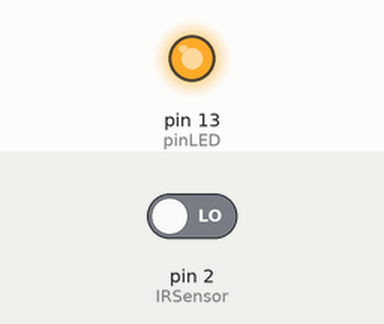
This sketch was run on a simulated Arduino Uno, built with avr-gcc and run on an emulated ATmega328P. Shown: output pins drawn as LEDs (lit = HIGH). The inputs (shaded band) are chosen by the test bench; at power-on: pin 2 (IRSensor) LOW.

Above: at 1.2 s.
1.3 s: pin 2 (IRSensor) driven HIGH
At 1.7 s:
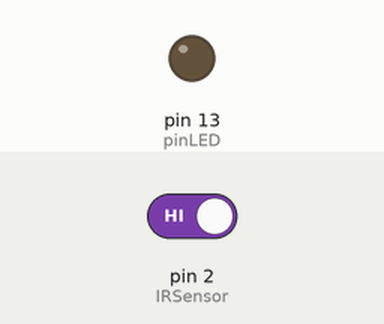
2.8 s: pin 2 (IRSensor) driven LOW
At 4.1 s:
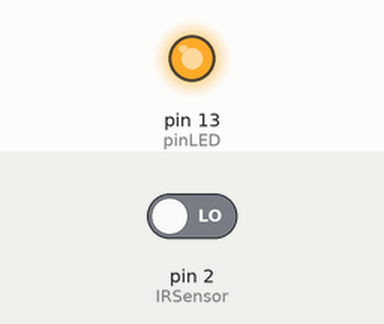
Timing chart, 0 to 5.8 s (numbered marks = the images above; inputs shaded):
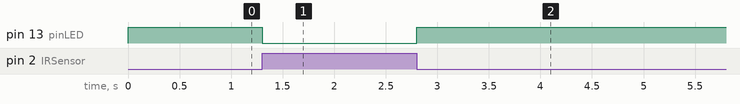

The sketch:

IR_Sensor.ino
```cpp
int IRSensor = 2; // connect ir sensor to arduino pin 2
int pinLED = 13; // conect Led to arduino pin 13


void setup()
{


  pinMode (IRSensor, INPUT); // sensor pin INPUT
  pinMode (pinLED, OUTPUT); // Led pin OUTPUT
}

void loop()
{
  int statusSensor = digitalRead(IRSensor);

  if (statusSensor == 1)
  {
    digitalWrite(pinLED, LOW); // LED LOW
  }

  else
  {
    digitalWrite(pinLED, HIGH); // LED High
  }

}
```

Measured:
- after the input at 1.3 s, pin 13 (pinLED): HIGH → LOW at once
- after the input at 2.8 s, pin 13 (pinLED): LOW → HIGH at once
